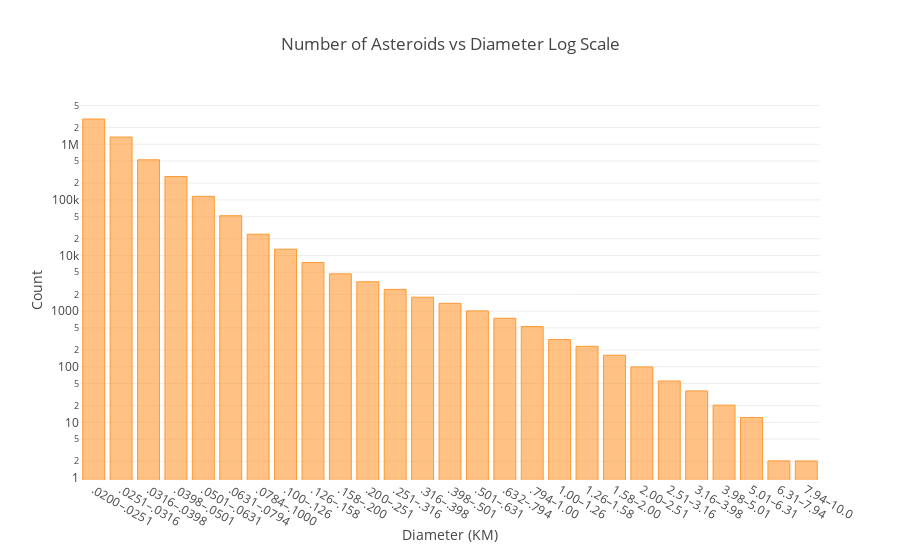

The code cell stored with this chart in its notebook:
### Markdown cell above
Again, a log y axis is probably a better representation of the data.

### Code cell
df.set_index('range_diameter')['number'].iplot(kind='bar',
                                                      layout=dict(yaxis=dict(type='log', title='Count'),
                                                                 xaxis=dict(title='Diameter (KM)'),
                                                      title="Number of Asteroids vs Diameter Log Scale"))

### Figure 1 — Plotly figure (JSON) as saved in the notebook; plotly's stock layout.template omitted (floating-point values rounded to 4 significant figures)
{"data": [{"marker": {"color": "rgba(255, 153, 51, 0.6)", "line": {"color": "rgba(255, 153, 51, 1.0)", "width": 1}}, "name": "number", "orientation": "v", "text": "", "type": "bar", "uid": "078dc6e5-f986-4472-9deb-ece347c13374", "x": [".0200–.0251", ".0251–.0316", ".0316–.0398", ".0398–.0501", ".0501–.0631", ".0631–.0794", ".0784–.1000", ".100–.126", ".126–.158", ".158–.200", ".200–.251", ".251–.316", ".316–.398", ".398–.501", ".501–.631", ".632–.794", ".794–1.00", "1.00–1.26", "1.26–1.58", "1.58–2.00", "2.00–2.51", "2.51–3.16", "3.16–3.98", "3.98–5.01", "5.01–6.31", "6.31–7.94", "7.94–10.0"], "y": [2850000, 1350000, 526000, 263000, 116000, 52000, 24200, 13000, 7490, 4680, 3380, 2460, 1780, 1380, 1010, 744, 528, 308, 233, 161, 99.4, 55.5, 36.8, 20.4, 12.2, 2.03, 2.02]}], "layout": {"title": {"text": "Number of Asteroids vs Diameter Log Scale"}, "xaxis": {"title": {"text": "Diameter (KM)"}}, "yaxis": {"title": {"text": "Count"}, "type": "log"}}}
